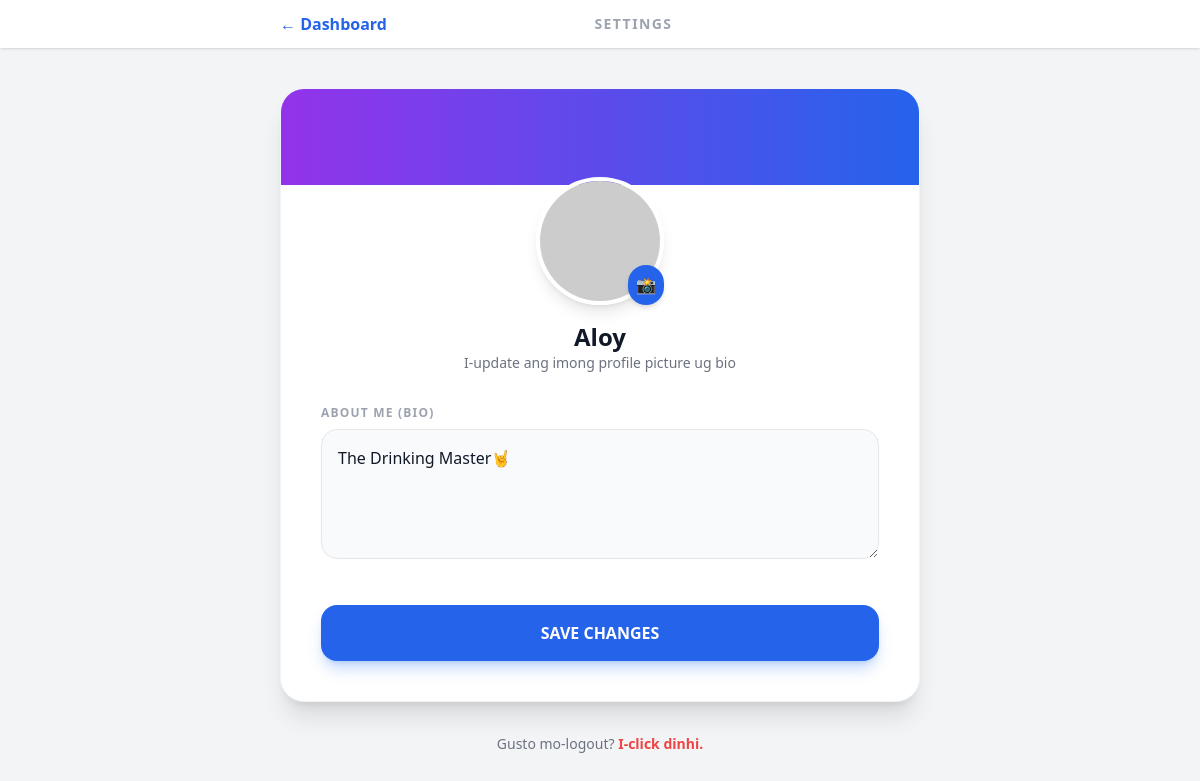
Page /profile/settings (signed in) on the earlier database version.
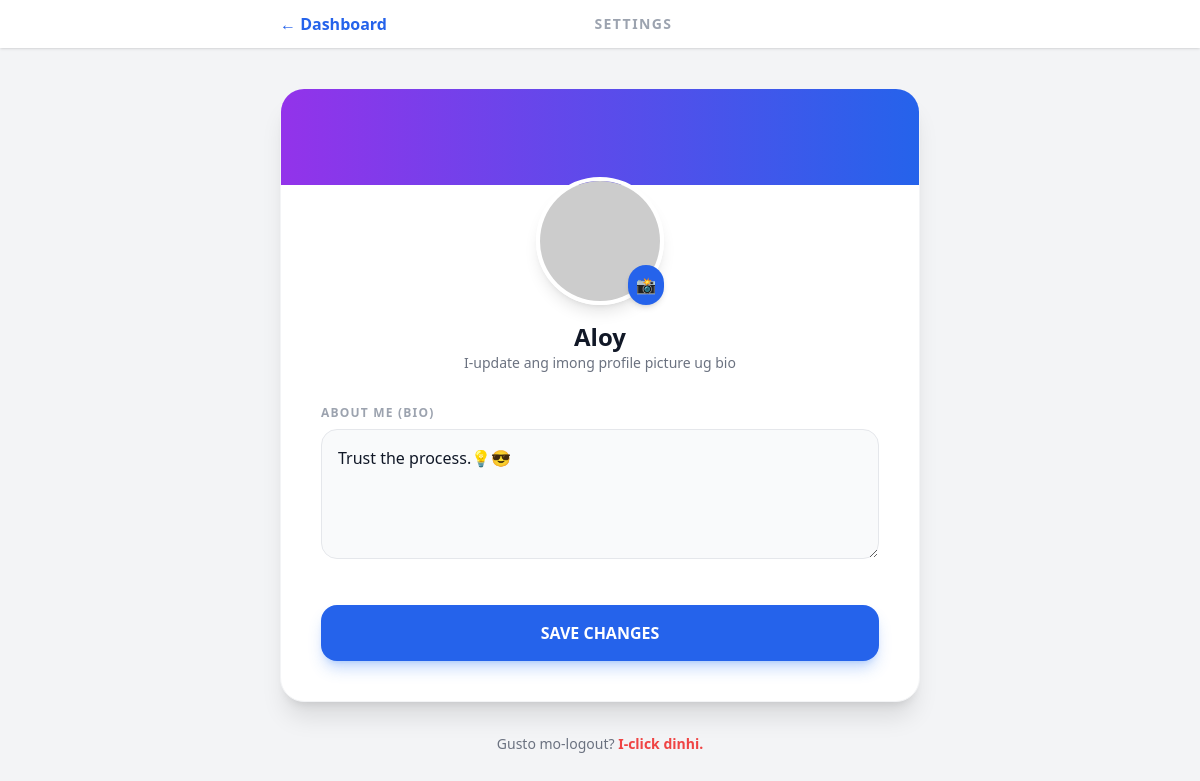
Same page on the later database version.
### app.py (models this page shows)
class User(db.Model):
    id = db.Column(db.Integer, primary_key=True)
    username = db.Column(db.String(80), unique=True, nullable=False)
    password = db.Column(db.String(200), nullable=False)
    is_admin = db.Column(db.Boolean, default=False)
    bio = db.Column(db.Text, nullable=True)
    profile_pic = db.Column(db.String(200), default='default-avatar.png')

### app.py (the view, shortened to what this page needs)
@app.route('/profile/settings', methods=['GET', 'POST'])
@login_required
def profile_settings():
    user = User.query.get(session['user_id'])
    return render_template('profile_settings.html', user=user)

### app.py (called while the page is built)
def login_required(f):
    @wraps(f)
    def decorated(*args, **kwargs):
        if not session.get('user_id'):
            flash("Please login first!")
            return redirect(url_for('login'))
        return f(*args, **kwargs)
    return decorated

@app.context_processor
def utility_processor():
    def get_user_by_username(username):
        return User.query.filter_by(username=username).first()
    return dict(get_user_by_username=get_user_by_username, get_read_time=get_read_time)

### templates/profile_settings.html (shortened to what this page needs)
<!DOCTYPE html>
<html lang="en">
<head>
    <script src="https://cdn.tailwindcss.com"></script>
</head>
<body class="bg-gray-100 dark:bg-gray-900 text-gray-900 dark:text-gray-100 transition-colors duration-300 min-h-screen">
<header class="bg-white dark:bg-gray-800 shadow sticky top-0 z-50">
    <div class="max-w-2xl mx-auto px-4 py-3 flex justify-between items-center">
        <a href="{{ url_for('dashboard') }}" class="text-blue-600 font-bold">← Dashboard</a>
        <h1 class="font-bold uppercase tracking-widest text-sm text-gray-400">Settings</h1>
        <div class="w-10"></div> </div>
</header>
<div class="max-w-2xl mx-auto p-4 mt-6">
    <div class="bg-white dark:bg-gray-800 rounded-3xl shadow-xl overflow-hidden border border-gray-100 dark:border-gray-700">
        <div class="bg-gradient-to-r from-purple-600 to-blue-600 h-24"></div>
        <form method="POST" enctype="multipart/form-data" class="p-6 sm:p-10 -mt-12">
            <div class="flex flex-col items-center mb-8">
                <div class="relative group">
                    <img id="preview" src="{{ url_for('uploaded_file', filename=user.profile_pic) }}"
                         onerror="this.src='https://ui-avatars.com/api/?name={{ user.username }}&background=0D8ABC&color=fff'"
                         class="w-32 h-32 rounded-full border-4 border-white dark:border-gray-800 object-cover shadow-lg">
                    <label class="absolute bottom-0 right-0 bg-blue-600 p-2 rounded-full text-white cursor-pointer hover:scale-110 transition shadow-md">
                        📸
                    </label>
                </div>
                <h2 class="mt-4 text-2xl font-black">{{ user.username }}</h2>
                <p class="text-sm text-gray-500">I-update ang imong profile picture ug bio</p>
            </div>
            <div class="space-y-6">
                <div>
                    <label class="block text-xs font-black uppercase tracking-widest text-gray-400 mb-2">About Me (Bio)</label>
                    <textarea name="bio" rows="4" placeholder="Isulti gamay bahin sa imong kaugalingon..."
                              class="w-full p-4 rounded-2xl border border-gray-200 dark:border-gray-700 bg-gray-50 dark:bg-gray-900 focus:ring-2 focus:ring-blue-500 outline-none transition">{{ user.bio or '' }}</textarea>
                </div>
                <div class="pt-4">
                    <button type="submit" class="w-full py-4 bg-blue-600 hover:bg-blue-700 text-white font-black rounded-2xl shadow-lg shadow-blue-500/30 transition transform active:scale-95">
                        SAVE CHANGES
                    </button>
                </div>
            </div>
        </form>
    </div>
    <p class="text-center mt-8 text-sm text-gray-500">
        Gusto mo-logout? <a href="{{ url_for('logout') }}" class="text-red-500 font-bold">I-click dinhi.</a>
    </p>
</div>
</body>
</html>

Differences in the rows shown:
changed User "Aloy": bio "The Drinking Master🤘" → "Trust the process.💡😎"
